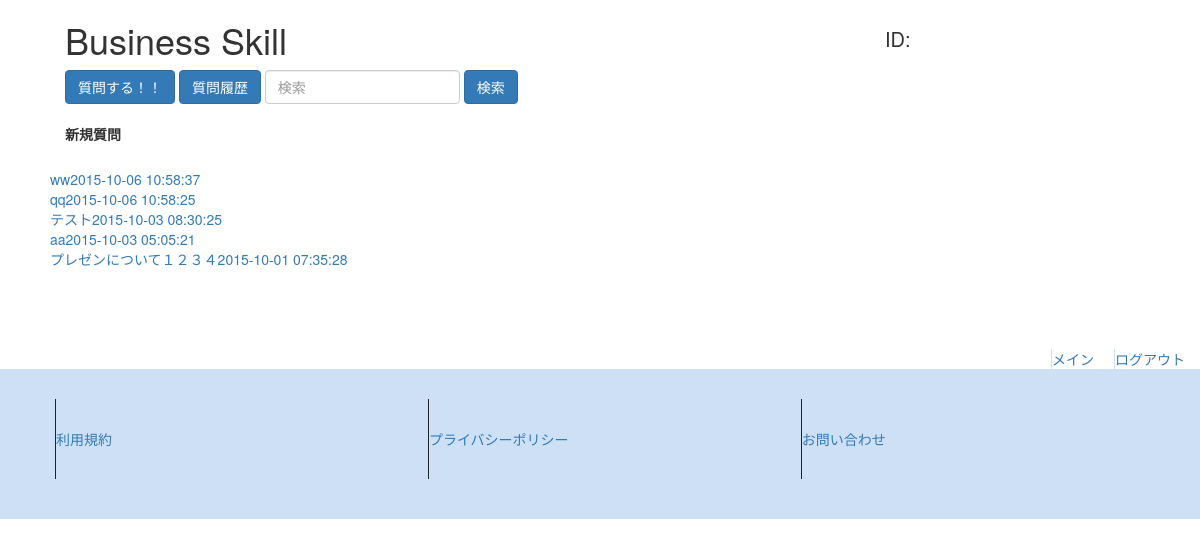
The page / on the database its author committed.
### tables this page shows
CREATE TABLE IF NOT EXISTS `question` (
  `id` int(255) NOT NULL,
  `title` varchar(255) NOT NULL,
  `question` text NOT NULL,
  `date` datetime NOT NULL,
  `user_id` varchar(255) NOT NULL
);

### index.php (the view, shortened to what this page needs)
<?php
    $view = '<br>';
    $pdo = new PDO('mysql:dbname=bs;host=localhost', 'root', '');
    $stmt = $pdo->prepare("SELECT * FROM question ORDER BY date DESC LIMIT 5");
    $flag = $stmt->execute();
    if($flag==false){
        $view = "SQLエラー";
    }else{
        while( $result = $stmt->fetch(PDO::FETCH_ASSOC)){
        $view .= '<a href="question_reading.php?        question_id='.$result['id'].'"method="get"action="question_reading.php">'.$result['title'].$result['date'].'</a><br>';
        }
    }
?>
<?php require('require/header.php'); ?>
<div class="container row margin_left50">
    <form class="form-inline" method="get" action="list.php">
        <a href="question.php" class="btn btn-primary">質問する！！</a>
        <a href="history_list.php" class="btn btn-primary">質問履歴</a>
        <input type="text" name="key" class="form-control width400" placeholder="検索">
        <input type="submit" value="検索" class="btn btn-primary">
    </form>
    <label class="margin_top20">新規質問</label>
</div>
<div class="margin_left50">
    <?=$view?>
</div>
<?php require('require/footer.php'); ?>

### css/style.css (style rules this page uses)
body { max-width: 1280px; width: auto; }
.margin_left50 { margin-left: 50px; }
.margin_top20 { margin-top: 20px; }

### rows shown on the page
question: title "ww", date "2015-10-06 10:58:37"
question: title "qq", date "2015-10-06 10:58:25"
question: title "テスト", date "2015-10-03 08:30:25"
question: title "aa", date "2015-10-03 05:05:21"
question: title "プレゼンについて１２３４", date "2015-10-01 07:35:28"
